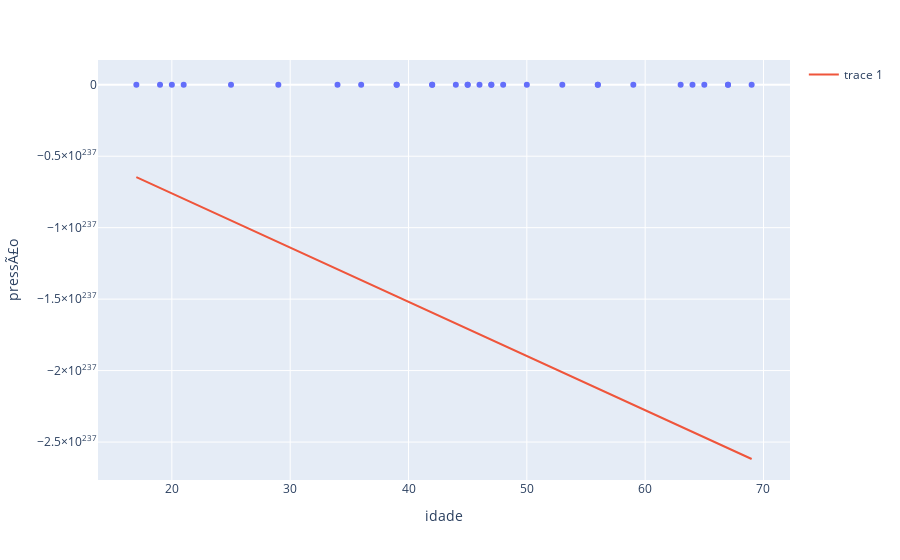

Notebook source saved alongside this figure:
### Code cell
fig

### Figure 1 — Plotly figure (JSON) as saved in the notebook; plotly's stock layout.template omitted (floating-point values rounded to 4 significant figures)
{"data": [{"hovertemplate": "idade=%{x}<br>pressÃ£o=%{y}<extra></extra>", "legendgroup": "", "marker": {"color": "#636efa", "symbol": "circle"}, "mode": "markers", "name": "", "orientation": "v", "showlegend": false, "type": "scatter", "x": [39, 47, 45, 47, 65, 46, 67, 42, 67, 56, 64, 56, 59, 34, 42, 48, 45, 17, 20, 19, 36, 50, 39, 21, 44, 53, 63, 29, 25, 69], "xaxis": "x", "y": [144, 220, 138, 145, 162, 142, 170, 124, 158, 154, 162, 150, 140, 110, 128, 130, 135, 114, 116, 124, 136, 142, 120, 120, 160, 158, 144, 130, 125, 175], "yaxis": "y"}, {"type": "scatter", "x": [39, 47, 45, 47, 65, 46, 67, 42, 67, 56, 64, 56, 59, 34, 42, 48, 45, 17, 20, 19, 36, 50, 39, 21, 44, 53, 63, 29, 25, 69], "y": [-1.48e+237, -1.784e+237, -1.708e+237, -1.784e+237, -2.467e+237, -1.746e+237, -2.543e+237, -1.594e+237, -2.543e+237, -2.125e+237, -2.429e+237, -2.125e+237, -2.239e+237, -1.291e+237, -1.594e+237, -1.822e+237, -1.708e+237, -6.457e+236, -7.595e+236, -7.216e+236, -1.367e+237, -1.898e+237, -1.48e+237, -7.975e+236, -1.67e+237, -2.012e+237, -2.391e+237, -1.101e+237, -9.492e+236, -2.619e+237]}], "layout": {"legend": {"tracegroupgap": 0}, "margin": {"t": 60}, "xaxis": {"anchor": "y", "domain": [0, 1], "title": {"text": "idade"}}, "yaxis": {"anchor": "x", "domain": [0, 1], "title": {"text": "pressÃ£o"}}}}
